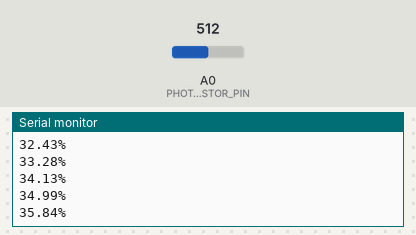
A sketch run on a simulated Arduino Uno, built with avr-gcc and run on an emulated ATmega328P. Shown: the last lines printed to the serial monitor. The test bench sets the inputs (shaded band); at power-on: A0 (PHOTORESISTOR_PIN) = 512.

Above: at 4.2 s.
4.3 s: A0 (PHOTORESISTOR_PIN) set to 961
At 4.33 s:
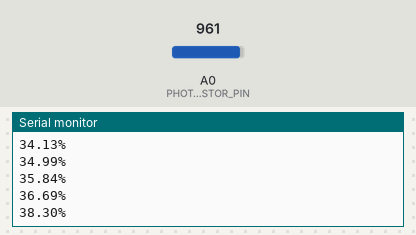
5.8 s: A0 (PHOTORESISTOR_PIN) set to 987
At 8.15 s:
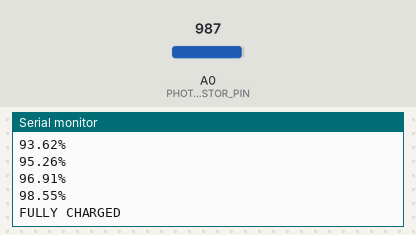
Timing chart, 0 to 9.7 s (numbered marks = the images above; inputs shaded):
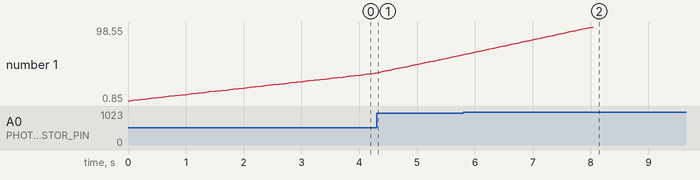

Measured:
- the behaviour switches between 970 and 971 on A0 (PHOTORESISTOR_PIN) (found by bisection; images 1 and 2)
- after the input at 4.3 s, the serial monitor: prints a new line at once (image 1)
- after the input at 5.8 s, the serial monitor: prints a new line at once (image 2)
- plotted number 1: 36.69 → 60.72 after the input at 4.3 s, 60.72 → 98.55 after the input at 5.8 s

The sketch:

day7.ino
```cpp
/*
   30 Days - Lost in Space
   Day 7 - We still need to keep an eye on this

   Learn more at https://learn.inventr.io/adventure

   Now we will use the circuit from Day 6 and use the value read from the photoresistor
   to simulate charging our lander's battery.  Our battery is currently drained
   (current level is 0) and we will stop charging once the battery is full.

   Alex Eschenauer
   David Schmidt
*/

/*
   Arduino concepts introduced/documented in this lesson.
   - "+=" operator.
   - defining our own functions.

   Parts and electronics concepts introduced in this lesson.
   - No new parts as this sketch uses the same circuit as Day 6
*/

// Explicitly include Arduino.h
#include "Arduino.h"

// Our photoresistor will give us a reading of the current light level on this analog pin
const byte PHOTORESISTOR_PIN = A0;  // Photoresistor analog pin

// Use an unsigned, 16 bit value (0 - 65535) for maximum battery capacity
const unsigned int BATTERY_CAPACITY = 60000;  // Maximum battery capacity

//_________________________________________________________________________________________

void setup()
{
  pinMode(PHOTORESISTOR_PIN, INPUT);  // Input current light level from photoresistor

  Serial.begin(9600);  // Initialize Serial Monitor to 9600 baud
}

//_________________________________________________________________________________________


// Use global here because this variable is accessed by both loop() and our custom
// function.  (In later lessons we will show how to avoid globals.)
unsigned int battery_level = 0;  // Current battery charge level (set to 0 first time)

/*
   Each time through our loop() we read the current light level from the photoresistor
   and add that to our current battery level to simulate charging our battery.

   We then display current charge level on the Serial Monitor.
*/

//_________________________________________________________________________________________

void loop()
{

  // Display battery information on the Serial Monitor
  if (battery_level < BATTERY_CAPACITY)
  {  // If battery is not fully charged..
    /*
       Here we introduce a new arithmetic operator, "+=".
       When you wish to add a value to an existing variable you *could* write it like
       "value = value + additional;".  But the Arduino C++ language allows you to avoid
       the duplication.  The += operator allows us to add to an existing variable value.

       In the following statement we will add our current light level to our existing
       battery level.
    */
    battery_level += analogRead(PHOTORESISTOR_PIN);  // read light level and add to battery level
    if (battery_level > BATTERY_CAPACITY)
    {          // If this would make charge over 100%...
      battery_level = BATTERY_CAPACITY;              // ...set current level to maximum capacity.
    }
  }

  /*
     Previously we have only used functions included in the Arduino C++ Language.  Here
     we demonstrate how we can use our own functions.  This keeps our main code cleaner
     and easier to understand.  All you need to know here is that this new function prints
     the current charge level on the Serial Monitor.

     If you need to know the details you can examine the full function declaration following
     our loop() code.
  */
  printBatteryChargeLevel();  // Display current charge percentage on Serial Monitor

  delay(100);
}

//_________________________________________________________________________________________

/*
   This is where our own function is defined to display the current battery charge
   level on the Serial Monitor.

   This function takes no parameters and returns no values (indicated by the "void" preceeding the name).

   If the battery is not fully charged yet we then print the current battery percentage
   to the Serial Monitor.

   If the battery is fully charged we display that to the serial monitor.
*/

//_________________________________________________________________________________________


void printBatteryChargeLevel()
{
  if (battery_level < BATTERY_CAPACITY)
  {  // if not fully charged
    // Percentage of charge is current level divided by capacity, multiplied by 100 to get a percentage.
    Serial.print(((double)battery_level / (double)BATTERY_CAPACITY) * 100);  // display charge % to Serial Monitor
    Serial.println("%");
  }
  else
  {
    Serial.println("FULLY CHARGED");  // ...indicate fully charged on Serial Monitor
  }
}

//_________________________________________________________________________________________
```
